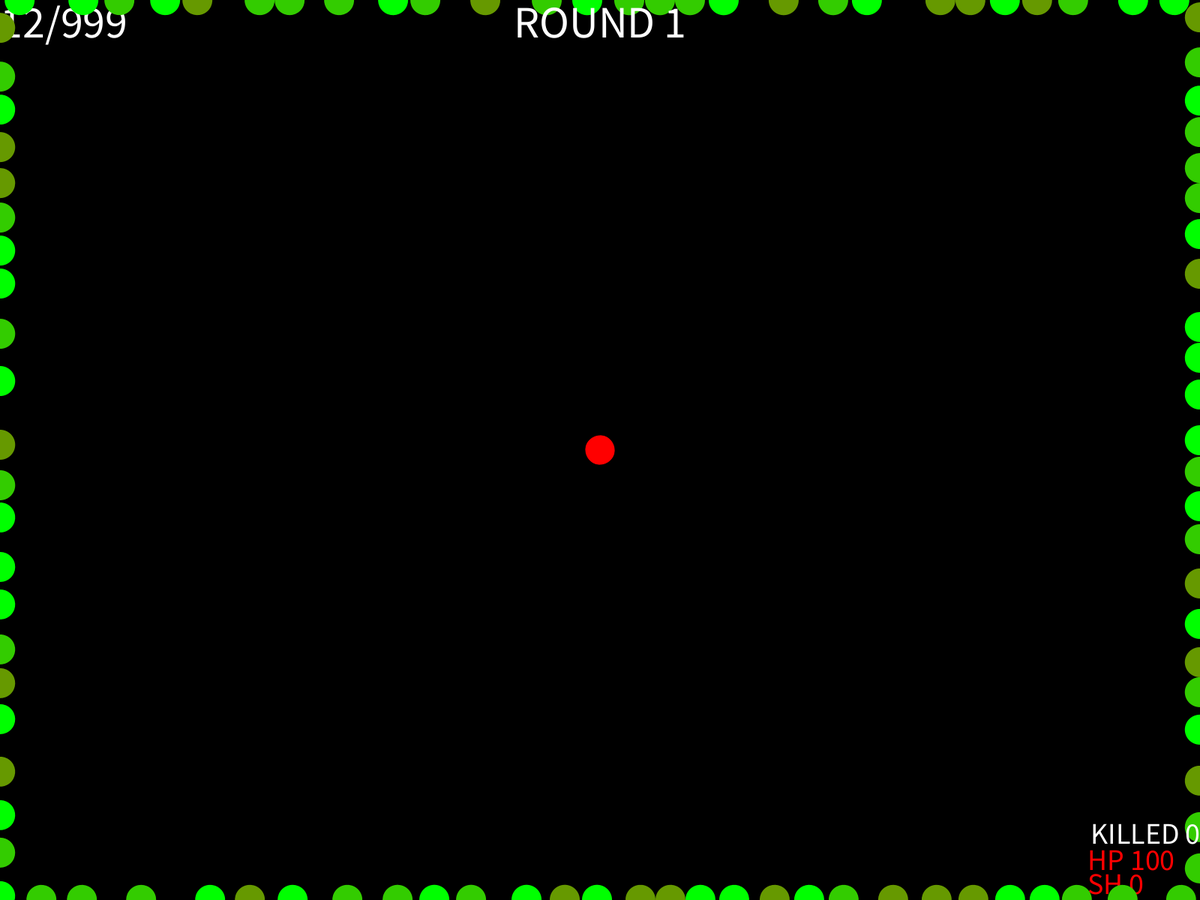
Frame 1 (no input)
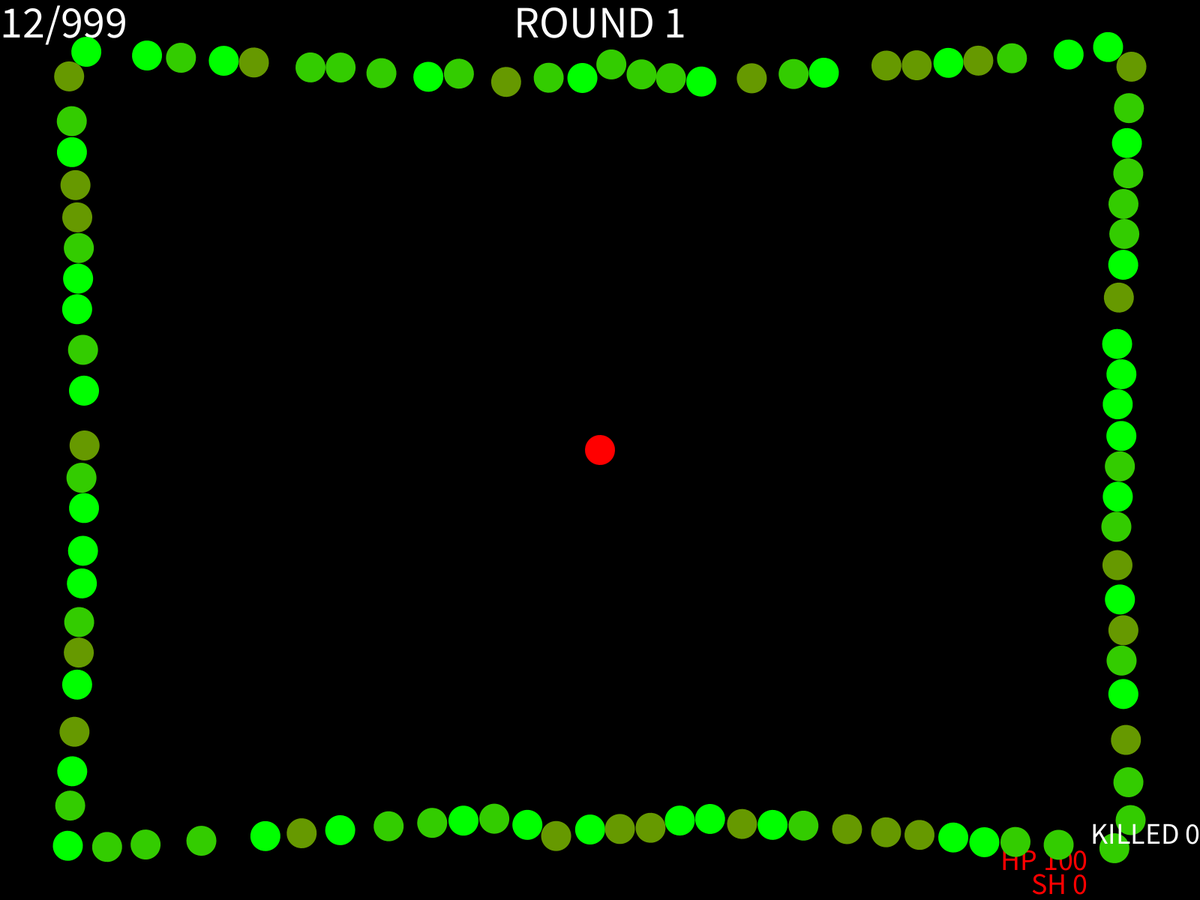
Frame 60 (the mouse pressed at the canvas centre just before this capture)
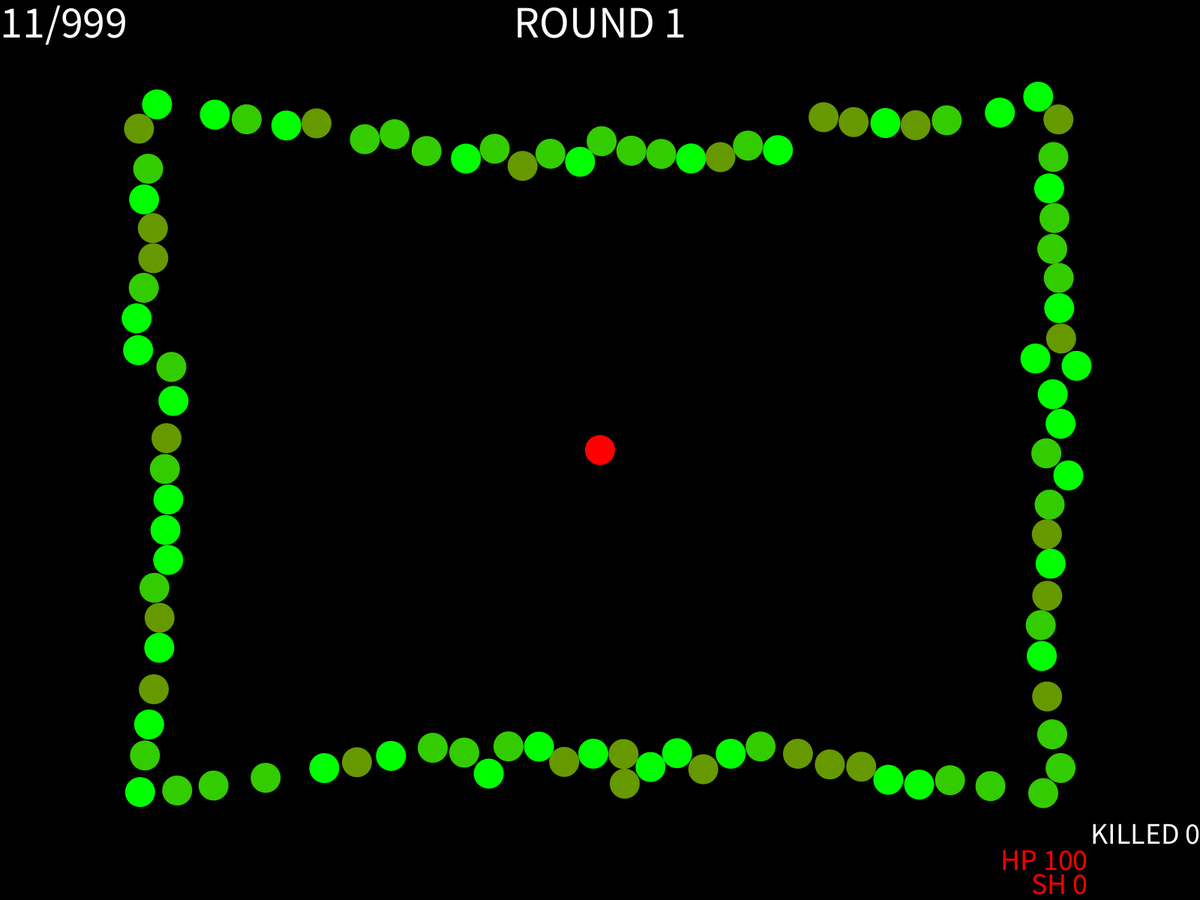
Frame 120 (the mouse held since frame 60 and released just before this capture)

The Processing sketch that drew these frames (run headless with seeded random() and noise(); from frame 60 on, the mouse is pressed at the canvas centre):

// Processing sketch: Shooter
// ── Shooter.pde
Player guy;
ArrayList<Bullet> bullets = new ArrayList<Bullet>();
ArrayList<Bullet> bulletsToDelete = new ArrayList<Bullet>();
ArrayList<PowerUp> powers = new ArrayList<PowerUp>();
ArrayList<PowerUp> powersToDelete = new ArrayList<PowerUp>();
ArrayList<Zombie> zombies = new ArrayList<Zombie>();
ArrayList<Zombie> zombiesToDelete = new ArrayList<Zombie>();
int protection = 0;
int numberOfZombies = 100;
int killedZombies = 0;
int sumKilledZombies = 0;
int level = 1;

void setup() {
  //size(1280, 800);
  fullScreen();
  rectMode(CENTER);
  guy = new Player();
  addZombie(level);
}

void draw() {
  background(0);
  guy.show();
  guy.move();
  guy.gun.showAmmo();

  if (frameCount%450 == 0)
    powers.add(new PowerUp());

  for (PowerUp p : powers) {
    p.show();
    if ( guy.collisionWithPowerUp(p.getX(), p.getY()) ) {
      p.use(guy);
      powersToDelete.add(p);
    }
  }

  powers.removeAll(powersToDelete);

  for (Bullet b : bullets) {
    b.update();
    if ( b.outOfRange() ) {
      bulletsToDelete.add(b);
    }
  }

  bullets.removeAll(bulletsToDelete);

  for (Zombie z : zombies) {
    z.applyBehaviors(zombies);
    z.update(); 
    z.show();
    for (Bullet b : bullets) {
      if (z.collisionWithBullets(b, z)) {
        bulletsToDelete.add(b);
        if (z.death(z)) {
          zombiesToDelete.add(z);
          killedZombies++;
          sumKilledZombies++;
        }
      }
    }
    bullets.removeAll(bulletsToDelete);

    if (guy.collisionWtihZombie(z)) {
      push(guy, z);
    }
  }
  zombies.removeAll(zombiesToDelete);
  if (numberOfZombies * level == killedZombies) {
    killedZombies = 0;
    level++;
    addZombie(level);
  }
  showText();

  if (guy.getHp() <= 0) { //GAME OVER
   noLoop();
   fill(255);
   textAlign(CENTER);
   textSize(50);
   text("GAME OVER", width/2, height/2);
   }
}

void keyPressed() {
  switch(key) {
  case 'w':
    guy.setYVelocity(-1);
    break;
  case 's':
    guy.setYVelocity(1);
    break;
  case 'a':
    guy.setXVelocity(-1);
    break;
  case 'd':
    guy.setXVelocity(1);
    break;
  case 'r':
    textAlign(CENTER);
    textSize(40);
    fill(255);
    text("RELOADING", width/2, 100);
    thread("reload");
    break;
  }
}

void keyReleased() {

  switch(key) {
  case 'w':
    guy.setYVelocity(0);
    break;
  case 's':
    guy.setYVelocity(0);
    break;
  case 'a':
    guy.setXVelocity(0);
    break;
  case 'd':
    guy.setXVelocity(0);
    break;
  }
}

void mousePressed() {
  if ( guy.gun.shoot() ) {
    float x = guy.getX();
    float y = guy.getY();
    float angle = guy.getAngle();
    float speed = guy.gun.getBulletSpeed();
    float dx = mouseX - x;
    float dy = mouseY - y;
    float len = sqrt(pow(dx, 2) + pow(dy, 2));
    if (len == 0) len = 0.0000001;
    float vx = dx/len * speed;
    float vy = dy/len * speed;
    float dmg = guy.gun.getDamage();
    x += vx*2;
    y += vy*2;

    bullets.add( new Bullet(x, y, vx, vy, angle, dmg) );
  }
}

void reload() {
  guy.gun.reload();
  //textAlign(CENTER);
  //textSize(40);
  //fill(255);
  //text("RELOADING", width/2, 100);
}

void speed() {
  delay(3000);
  float s = guy.getSpeed();
  s -= 5;
  guy.setSpeed(s);
}

void push(Player p, Zombie z) {
  float dx = guy.getX() - z.getX();
  float dy = guy.getY() - z.getY();
  float s = z.getSize() + guy.getSize();
  float temp = 35;

  float x = (s+temp)*dx/s - dx;
  float y = (s+temp)*dy/s - dy;

  if (guy.getXVelocity() != 0 || guy.getYVelocity() != 0) {
    guy.setX(guy.getX()+x);
    guy.setY(guy.getY()+y);
    if (guy.getShield() <= 0)
      guy.setHp(guy.getHp()-z.getDamage());
    else {
      guy.setShield(guy.getShield()-z.getDamage());
      if (guy.getShield() < 0)
        guy.setShield(0);
    }
  }
}

boolean birthCollision(int i) {
  for (int j = 0; j<i; j++) {
    Zombie z1 = zombies.get(j);
    PVector pos1 = z1.getPosition();
    float size1 = z1.getSize();
    for (int k = 0; k < zombies.size(); k++) {
      Zombie z2 = zombies.get(k);
      PVector pos2 = z2.getPosition();
      float size2 = z2.getSize();
      if (j != k && (dist(pos1.x, pos1.y, pos2.x, pos2.y)) < (size1 + size2) / 2) {
        return true;
      }
    }
  }
  return false;
}

void addZombie(int l) {
  for (int i = 0; i < numberOfZombies * l; i++) {
    zombies.add(new Zombie());
    if (birthCollision(i) == true) { 
      zombies.remove(i);
      i--;
      protection++;
      if (protection >10000) {
        println("WARNING: TOO MUCH ZOMBIES!");
        println("YOU WANT "+numberOfZombies * level+" ZOMBIES BUT HERE IS "+i+" ZOMBIES");
        zombies.remove(i);
        break;
      }
    }
  }
}

void showText() {
  fill(255);
  textAlign(CENTER);
  textSize(60);
  text("ROUND "+level, width/2, 50);
  textAlign(RIGHT);
  textSize(40);
  text("KILLED "+ sumKilledZombies, width, height - 75);
}

// ── Bullet.pde
class Bullet{
  float x;
  float y;
  float velX;
  float velY;
  float angle;
  float damage;
  int xsize = 20;
  int ysize = 10;
  
  Bullet(float a, float b, float vx, float vy, float ang, float d){
    this.x = a;
    this.y = b;
    this.velX = vx;
    this.velY = vy;
    this.angle = ang;
    this.damage = d;
  }
  
  void move(){
    x += velX;
    y += velY;
  }
  
  void show(){
    pushMatrix();
    translate(x, y);
    rotate(angle);
    rectMode(CENTER);
    fill(255,0,0);
    rect(0, 0, xsize, ysize);
    popMatrix();
  }
  
  void update(){
    this.move();
    this.show();
  }
  
  boolean outOfRange(){
    if(this.x > width || this.x < 0 || this.y > height || this.y < 0){
      return true;
    }
    else return false;
  }
  
  float getX() {
    return this.x;
  }
  
  float getY() {
    return this.y;
  }
  
  int getXsize() {
    return this.xsize;
  }
  
  int getYsize() {
    return this.ysize;
  }
}

// ── Guns.pde
class Guns{
  float damage = 10;
  int bulletSpeed = 10;
  int magazineSize = 12;
  int totalAmmo = 999;
  int currentAmmo = 12;
  boolean reloading = false;
  int timeReloading = 1000; //ms

  int getBulletSpeed(){
    return this.bulletSpeed;
  }
  
  float getDamage(){
    return damage;
  }
  
  boolean shoot(){    
    if(currentAmmo <= 0)return false;
    else{
      currentAmmo--;
      return true;
    }
  }
  
  void showAmmo(){
    fill(255);
    textAlign(LEFT);
    textSize(60);
    text(currentAmmo + "/" + totalAmmo, 0, 50);
  }
  
  void reload(){
    if(!reloading){
      reloading = true;
      currentAmmo = 0;
      delay(timeReloading);
      int ammoLeft = currentAmmo;
      
      if(magazineSize <= totalAmmo + ammoLeft && ammoLeft < magazineSize && totalAmmo>0){
        currentAmmo = magazineSize;
        totalAmmo -= magazineSize;
        totalAmmo += ammoLeft;
      }
      else if(magazineSize > totalAmmo + ammoLeft && ammoLeft < magazineSize && totalAmmo > 0){
        currentAmmo = totalAmmo + ammoLeft;
        totalAmmo = 0;
      }
      reloading = false;
    }
  }
}

// ── Player.pde
class Player {
  float speed = 5;
  float hp = 100;
  float shield = 0;
  float x = width/2;
  float y = height/2;
  int xVelocity = 0;
  int yVelocity = 0;
  float angle=0;
  PVector location;
  int size = 40;
  Guns gun = new Guns();

  void move() {
    x += xVelocity * speed;
    y += yVelocity * speed;

    if (x < 0 + (size/2)) x = 0 + (size/2);
    if (x > width - (size/2)) x = width - (size/2);
    if (y < 0 + (size/2)) y = 0 + (size/2);
    if (y > height - (size/2)) y = height - (size/2);
  }

  void show() {
    rotating();
    pushMatrix();
    translate(x, y);
    rotate(angle);
    fill(255, 0, 0);
    ellipse(0, 0, size, size);
    popMatrix();

    textSize(40);
    text("HP "+ (int)hp, width-150, height-40);
    text("SH "+ (int)shield, width-150, height-8);
  }

  boolean collisionWithPowerUp(float a, float b) {
    if ( (x > a-20 && x < a+20) && (y > b-20 && y < b+20)) {
      return true;
    } else return false;
  }

  void setXVelocity(int vel) {
    this.xVelocity = vel;
  }

  void setYVelocity(int vel) {
    this.yVelocity = vel;
  }

  void rotating() {
    if (mouseX != x) {
      angle = (mouseY - y)/( mouseX - x);
      angle = atan(angle);
    }
  }

  float getX() {
    return this.x;
  }

  void setX(float x) {
    this.x = x;
  }

  float getY() {
    return this.y;
  }

  void setY(float y) {
    this.y = y;
  }
  int getXVelocity() {
    return this.xVelocity;
  }
  int getYVelocity() {
    return this.yVelocity;
  }

  float getAngle() {
    return this.angle;
  }

  float getHp() {
    return this.hp;
  }

  void setHp(float h) {
    this.hp = h;
  }

  float getShield() {
    return this.shield;
  }

  void setShield(float h) {
    this.shield = h;
  }

  float getSpeed() {
    return this.speed;
  }

  void setSpeed(float s) {
    this.speed = s;
  }

  float getSize() {
    return this.size;
  }

  boolean collisionWtihZombie(Zombie z) {
    float dist = sqrt( pow(this.x-z.getX(), 2) + pow(this.y-z.getY(), 2));
    if ( this.size/2 + z.getSize()/2 >= dist ) {
      return true;
    } else
      return false;
  }
}

// ── PowerUp.pde
class PowerUp{
  int hp;
  float speed;
  int shield;
  float x = (int)random(0, width-19);
  float y = (int)random(0, height-19);
  String txt;
  int number = (int)random(1, 4);
  
  PowerUp(){
    switch(number){
      case 1:
        hp = 50;
        txt = "HP";
        break;
      case 2:
        shield = 50;
        txt = "SH";
        break;
      case 3:
        speed = 5;
        txt = ">>";
        break;
    }
  }
    
    void show(){
      rect(this.x, this.y, 20, 20);
      textSize(12);
      fill(255, 0, 0);
      text(txt, this.x-10, this.y+10);
      fill(255, 255, 255);
    }
    
    float getX(){
      return this.x;
    }
    
    float getY(){
      return this.y;
    }
    
    void use(Player guy){
      float p;
      float s;
      
      switch(number){
      case 1:
        p = guy.getHp();
        p += hp;
        if(p > 100) p = 100;
        guy.setHp(p);
        break;
      case 2:
        p = guy.getShield();
        p += shield;
        if(p > 100) p = 100;
        guy.setShield(p);
        break;
      case 3:
        s = guy.getSpeed();
        s += speed;
        guy.setSpeed(s);
        thread("speed");
        break;
    }
  }
}

// ── Zombie.pde
class Zombie {
  float hp;
  float size;
  float shield = 0;
  int attackPower = 0;
  int attackSpeed = 0;
  float x;
  float y;
  float angle = 0;
  PVector position;
  PVector velocity;
  PVector acceleration;
  PVector separation;
  float maxForce = 0.5;
  float maxSpeed = 2;
  float distanceToPlayer = 0;
  float damage;
  float kolor;

  Zombie() {
    acceleration = new PVector(0, 0);
    velocity = new PVector(0, 0);
    float h=height-size/2;
    float w=width-size/2;
    int pom = (int)random(0, 3+1);
    if (pom==0) {
      position = new PVector(size/2, (int)random(size/2, h+1));
    }
    if (pom==1) {
      position = new PVector((int)random(size/2, w+1), size/2);
    }
    if (pom==2) {
      position = new PVector(w, (int)random(size/2, h+1));
    }
    if (pom==3) {
      position = new PVector((int)random(size/2, w+1), h);
    }
    float rand = (int)random(1, 4);
    hp = map(rand, 1, 3, 60, 100); //hp od 60 do 100 co 20
    //size = map(rand, 1, 3, 40, 50); //hp od 35 do 45 co 5
    size = 40;
    damage = map(rand, 1, 3, 0.3, 0.9); //dane zombie ma zawsze taki sam damage nawet jesli zostanie postrzelony
    //maxSpeed = map(rand, 1, 3, 3, 1);
    maxSpeed = 2;
  }
  // Method to update location
  void update() {
    // Update velocity
    velocity.add(acceleration);
    // Limit speed
    velocity.limit(maxSpeed);
    position.add(velocity);
    // Reset accelertion to 0 each cycle
    acceleration.mult(0);
  }
  void show() {
    rotating();
    pushMatrix();
    translate(position.x, position.y);
    rotate(angle);
    noStroke();
    ellipseMode(CENTER);
    kolor = map(hp, 0, 100, 0, 255);
    fill(255 - kolor, kolor, 0);
    ellipse(0, 0, size, size);
    popMatrix();
  }
  void rotating() {
    if (guy.getX() != x) {
      angle = (guy.getY() - position.y) / (guy.getX() - position.x);
      angle = atan(angle);
    }
  }
  void applyForce(PVector force) {
    // We could add mass here if we want A = F / M
    acceleration.add(force);
  }
  void applyBehaviors(ArrayList<Zombie> zombies) {
    PVector separateForce = separate(zombies);
    PVector seekForce = seek(new PVector(guy.getX(), guy.getY()));
    separateForce.mult(1.5);
    seekForce.mult(0.5); //!!!!bylo 1
    applyForce(separateForce);
    applyForce(seekForce);
    PVector player = new PVector(guy.getX(), guy.getY());
    PVector toPlayer = player.sub(position);
    distanceToPlayer = toPlayer.mag();

    if (collisionWithPlayer()) {
      velocity.mult(0);
      acceleration.mult(0);
      attack();
    }
  }
  // A method that calculates a steering force towards a target
  // STEER = DESIRED MINUS VELOCITY
  PVector seek(PVector target) {
    PVector desired = PVector.sub(target, position);  // A vector pointing from the location to the target

    // Normalize desired and scale to maximum speed
    desired.normalize();
    desired.mult(maxSpeed);
    // Steering = Desired minus velocity
    PVector steer = PVector.sub(desired, velocity);
    steer.limit(maxForce);  // Limit to maximum steering force

    return steer;
  }
  // Separation
  // Method checks for nearby vehicles and steers away
  PVector separate (ArrayList<Zombie> zombies) {
    PVector sum = new PVector();
    int count = 0;
    // For every boid in the system, check if it's too close
    for (Zombie other : zombies) {
      float d = PVector.dist(position, other.position);
      // If the distance is greater than 0 and less than an arbitrary amount (0 when you are yourself)
      float desiredseparation = size; //!!!!!!!!!NALEZY ZWROCIC UWAGE 
      if ((d > 0) && (d < desiredseparation)) {
        // Calculate vector pointing away from neighbor
        PVector diff = PVector.sub(position, other.position);
        diff.normalize();
        diff.div(d);        // Weight by distance
        sum.add(diff);
        count++;            // Keep track of how many
      }
    }
    // Average -- divide by how many
    if (count > 0) {
      sum.div(count);
      // Our desired vector is the average scaled to maximum speed
      sum.normalize();
      sum.mult(maxSpeed);
      // Implement Reynolds: Steering = Desired - Velocity
      sum.sub(velocity);
      sum.limit(maxForce);
    }
    return sum;
  }
  Boolean intersects(Zombie other) {
    float d = dist(this.x, this.y, other.x, other.y);
    if (d < this.size) return true;
    else return false;
  }
  void attack() {
    if (guy.getShield() > 0) {
      guy.setShield(guy.getShield() - damage);
    } else {
      guy.setHp(guy.getHp() - damage);
    }
  }
  boolean collisionWithBullets(Bullet b, Zombie z) {
    float d = dist(position.x, position.y, b.getX(), b.getY());
    if (d < z.getSize()/2 + b.getYsize()/2) {
      z.setHp(z.getHp() - guy.gun.getDamage());
      return true;
    } else return false;
  }
  boolean death(Zombie z) {
    if (z.getHp() <= 0) {
      return true;
    } else return false;
  }
  boolean collisionWithPlayer() {
    if (distanceToPlayer < (guy.getSize() + this.size) / 2)
      return true;
    else
      return false;
  }
  PVector getPosition() {
    return this.position;
  }
  float getX() {
    return this.position.x;
  }
  float getY() {
    return this.position.y;
  }
  void setX(float x) {
    this.position.x = x;
  }
  void setY(float y) {
    this.position.y = y;
  }
  void setHp(float hp) {
    this.hp = hp;
  }
  float getHp() {
    return this.hp;
  }
  float getSize() {
    return this.size;
  }
  void setSize(float size) {
    this.size = size;
  }

  float getDamage() {
    return this.damage;
  }
}
